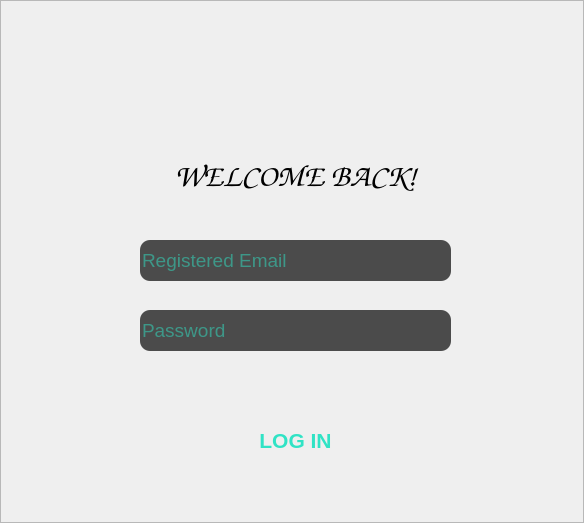
<?xml version="1.0" encoding="UTF-8"?>
<ui version="4.0">
 <class>Form</class>
 <widget class="QWidget" name="Form">
  <property name="geometry">
   <rect>
    <x>0</x>
    <y>0</y>
    <width>584</width>
    <height>523</height>
   </rect>
  </property>
  <property name="windowTitle">
   <string>Form</string>
  </property>
  <widget class="QFrame" name="frame2">
   <property name="geometry">
    <rect>
     <x>0</x>
     <y>0</y>
     <width>584</width>
     <height>523</height>
    </rect>
   </property>
   <property name="styleSheet">
    <string notr="true">background:url(&quot;loginbg.svg&quot;)</string>
   </property>
   <property name="frameShape">
    <enum>QFrame::StyledPanel</enum>
   </property>
   <property name="frameShadow">
    <enum>QFrame::Raised</enum>
   </property>
   <widget class="QLabel" name="label">
    <property name="geometry">
     <rect>
      <x>180</x>
      <y>20</y>
      <width>211</width>
      <height>101</height>
     </rect>
    </property>
    <property name="font">
     <font>
      <family>Arial</family>
      <pointsize>36</pointsize>
      <italic>true</italic>
      <bold>true</bold>
     </font>
    </property>
    <property name="styleSheet">
     <string notr="true">background:transparent</string>
    </property>
    <property name="text">
     <string/>
    </property>
    <property name="pixmap">
     <pixmap>logo_sm.png</pixmap>
    </property>
    <property name="scaledContents">
     <bool>true</bool>
    </property>
   </widget>
   <widget class="QLabel" name="label_2">
    <property name="geometry">
     <rect>
      <x>30</x>
      <y>130</y>
      <width>531</width>
      <height>91</height>
     </rect>
    </property>
    <property name="font">
     <font>
      <family>Comic Sans MS</family>
      <pointsize>24</pointsize>
      <italic>false</italic>
      <bold>false</bold>
     </font>
    </property>
    <property name="styleSheet">
     <string notr="true">background:transparent</string>
    </property>
    <property name="text">
     <string>WELCOME BACK!</string>
    </property>
    <property name="alignment">
     <set>Qt::AlignCenter</set>
    </property>
   </widget>
   <widget class="QLineEdit" name="email_edit">
    <property name="geometry">
     <rect>
      <x>140</x>
      <y>240</y>
      <width>311</width>
      <height>41</height>
     </rect>
    </property>
    <property name="font">
     <font>
      <pointsize>14</pointsize>
     </font>
    </property>
    <property name="styleSheet">
     <string notr="true">background:rgba(0, 0, 0, 0.69);none;border-radius:10px;color:rgba(48, 227, 197, 1)</string>
    </property>
    <property name="placeholderText">
     <string>Registered Email</string>
    </property>
   </widget>
   <widget class="QLineEdit" name="pass_edit">
    <property name="geometry">
     <rect>
      <x>140</x>
      <y>310</y>
      <width>311</width>
      <height>41</height>
     </rect>
    </property>
    <property name="font">
     <font>
      <pointsize>14</pointsize>
     </font>
    </property>
    <property name="styleSheet">
     <string notr="true">background:rgba(0, 0, 0, 0.69);none;border-radius:10px;color:rgba(48, 227, 197, 1)</string>
    </property>
    <property name="placeholderText">
     <string>Password</string>
    </property>
   </widget>
   <widget class="QPushButton" name="login_btn">
    <property name="geometry">
     <rect>
      <x>210</x>
      <y>410</y>
      <width>171</width>
      <height>61</height>
     </rect>
    </property>
    <property name="font">
     <font>
      <pointsize>16</pointsize>
      <bold>true</bold>
     </font>
    </property>
    <property name="styleSheet">
     <string notr="true">border-radius:10px;color:rgba(48, 227, 197, 1);background:url(&quot;loginbg.svg&quot;)
</string>
    </property>
    <property name="text">
     <string>LOG IN</string>
    </property>
   </widget>
  </widget>
 </widget>
 <resources/>
 <connections/>
</ui>
